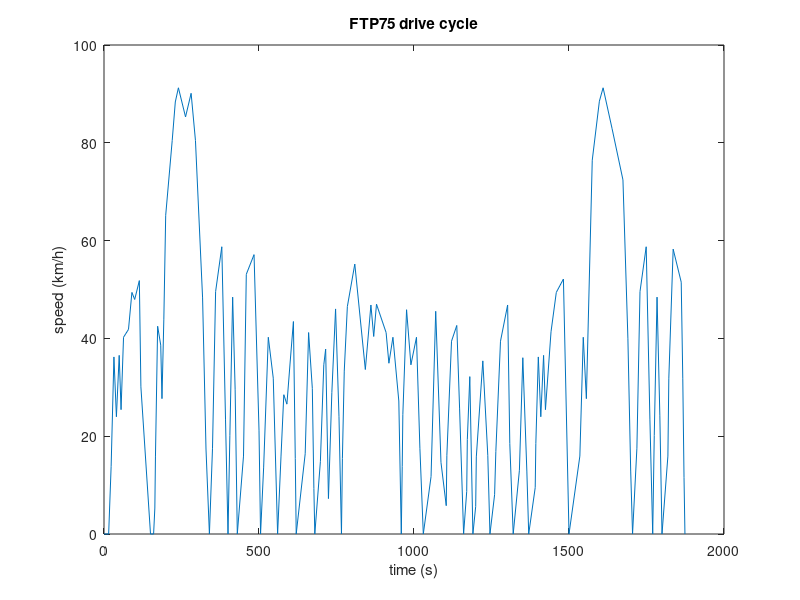
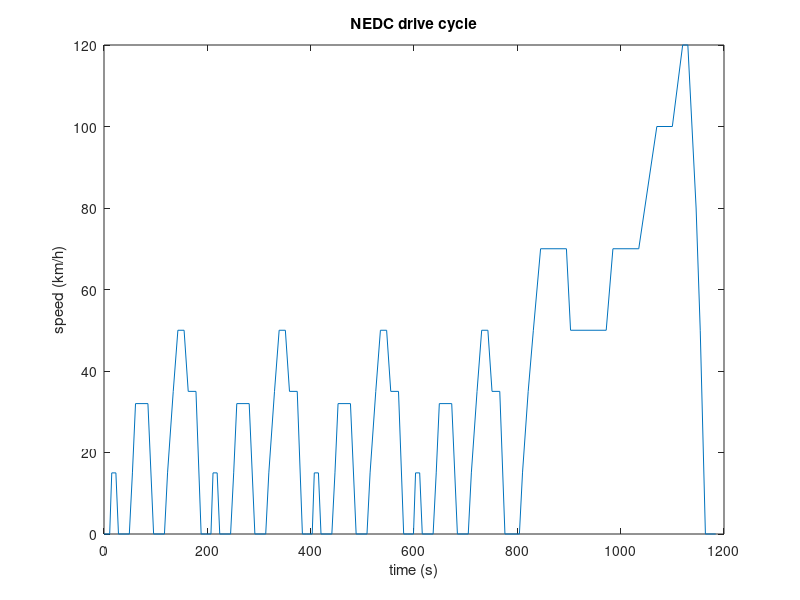

The MATLAB source for these figures, in order:
ftp75M = dlmread('data/ftp75_s_mph_reduced.txt','\t');
ftp75 = struct('seconds', ftp75M(:,1), 'kph', ftp75M(:,2)* 1.60934);
ftp75_1 = struct('seconds', ftp75M(1:32,1), 'kph', ftp75M(1:32,2)* 1.60934);
ftp75_2 = struct('seconds', ftp75M(32:62,1)-340, 'kph', ftp75M(32:62,2)* 1.60934);
ftp75_3 = struct('seconds', ftp75M(62:90,1)-680, 'kph', ftp75M(62:90,2)* 1.60934);
ftp75_4 = struct('seconds', ftp75M(90:128,1)-1030, 'kph', ftp75M(90:128,2)* 1.60934);
ftp75_5 = struct('seconds', ftp75M(128:end,1)-1500, 'kph', ftp75M(128:end,2)* 1.60934);

% mph to kph
%ftp75.kph = ftp75.kph.* 1.60934;
%ftp75.time = 0.5* ((0+10) + (10-(0))*((2*ftp75.seconds - (1+1857))/(1857-(1))) ); 

nedcM = dlmread('data/nedc_s_kph.txt','\t');
nedc = struct('seconds', nedcM(:,1), 'kph', nedcM(:,2));
%nedc.time = 0.5* ((0+10) + (10-(0))*((2*nedc.seconds - (0+1184))/(1184-(0))) ); 

accel = dlmread('data/accel.txt','\t');
accel = struct('seconds', accel(:,1), 'kph', accel(:,2));
accel.time = 0.5* ((0+10) + (10-(0))*((2*accel.seconds - (1+21))/(21-(1))) ); 

figure
plot(ftp75.seconds, ftp75.kph);
title('FTP75 drive cycle');
xlabel('time (s)','FontSize',11)
ylabel('speed (km/h)','FontSize',11)

figure
plot(nedc.seconds, nedc.kph);
title('NEDC drive cycle');
xlabel('time (s)','FontSize',11)
ylabel('speed (km/h)','FontSize',11)
